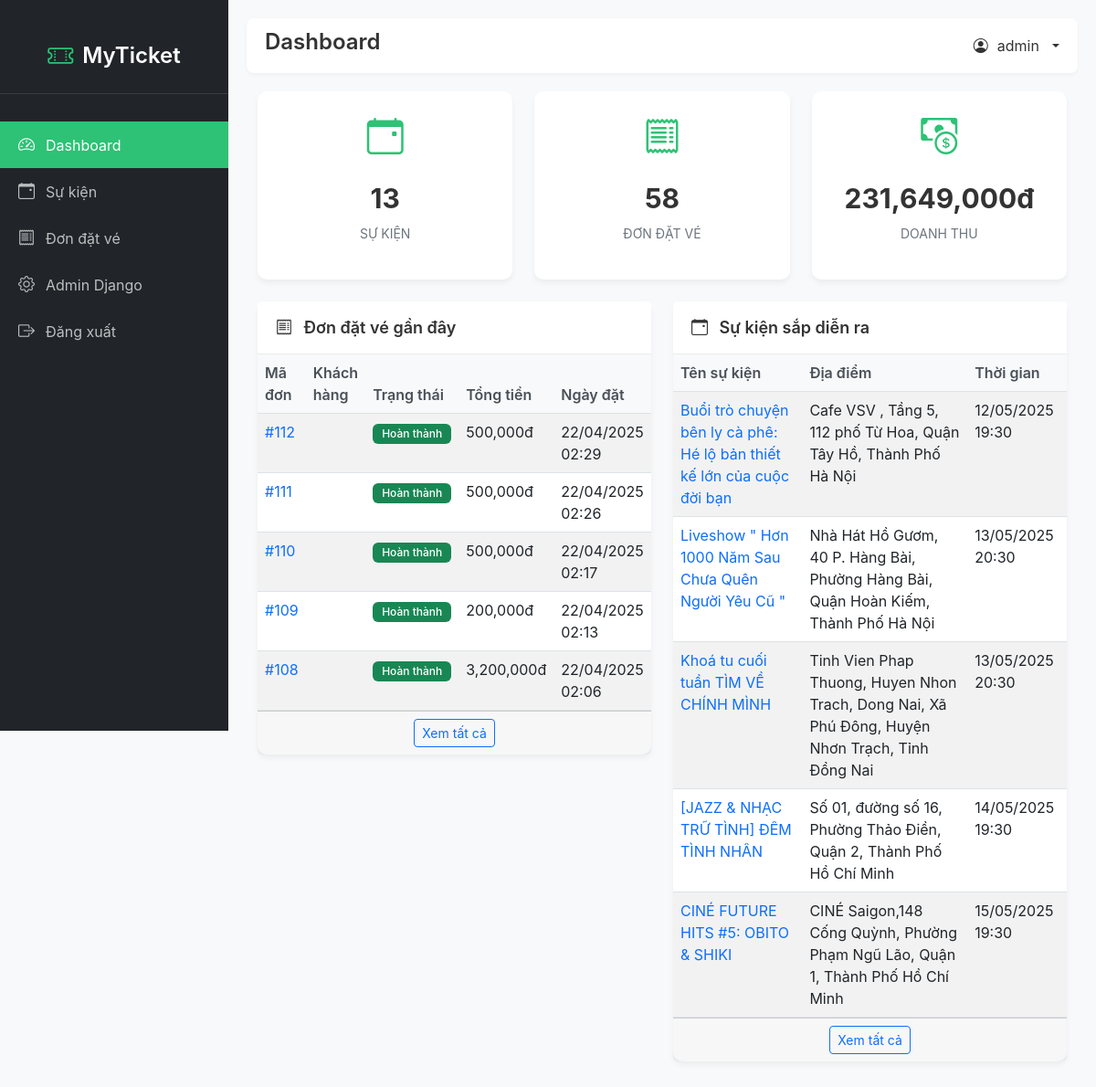
Before: /admin-custom/ (signed in) with the older database file.
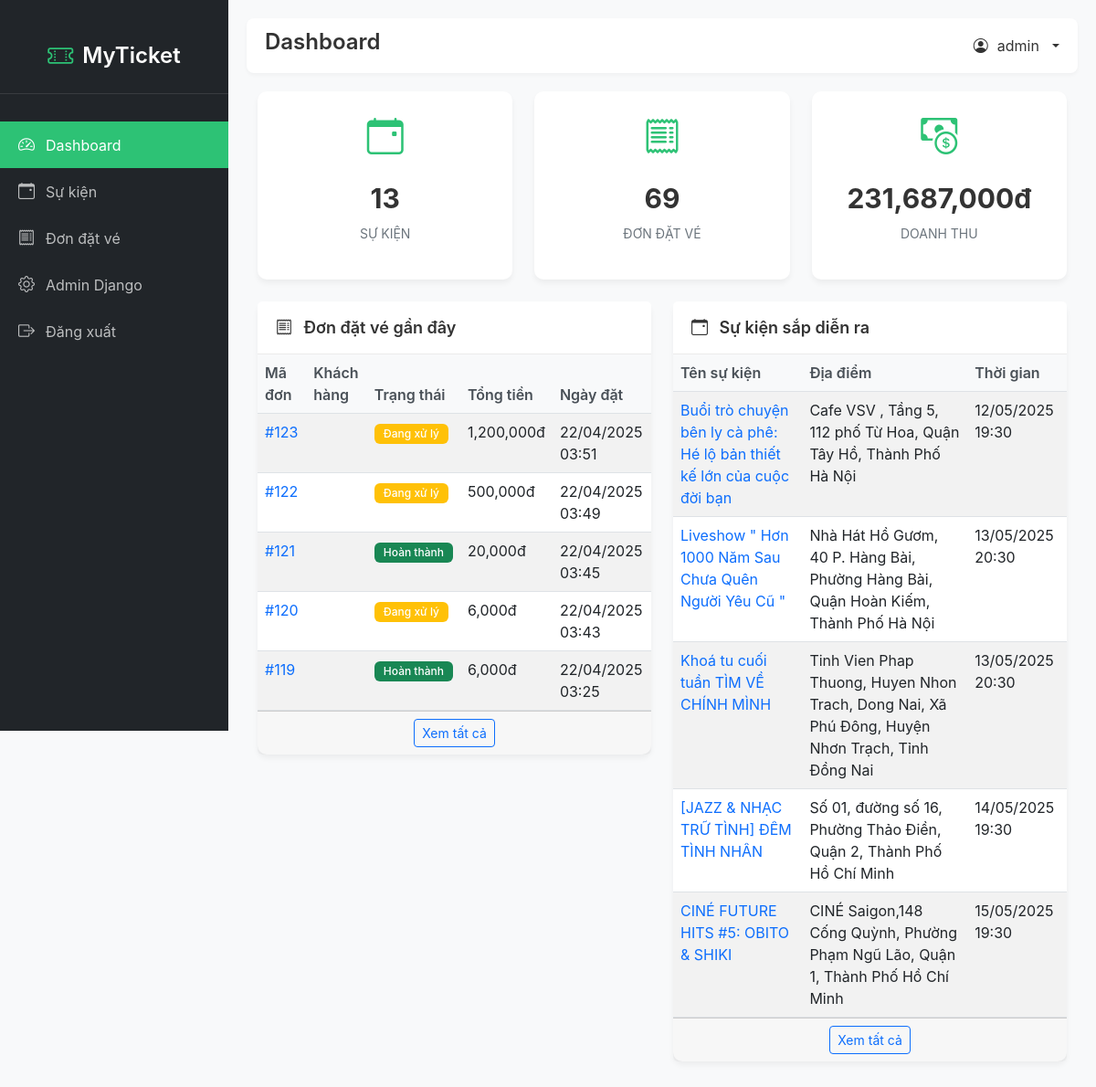
After: the same page with the newer database file.
### booking/models.py (models this page shows, shortened)
class Booking(models.Model):
    PAYMENT_STATUS_CHOICES = [
        ('Pending', 'Đang chờ thanh toán'),
        ('Paid', 'Đã thanh toán'),
        ('Failed', 'Thanh toán thất bại'),
        ('Cancelled', 'Đã hủy'),
    ]
    user = models.ForeignKey(User, on_delete=models.SET_NULL, null=True, blank=True, related_name='bookings')
    event = models.ForeignKey(Event, on_delete=models.CASCADE, related_name='booking_events', null=True, blank=True)
    session = models.ForeignKey(EventSession, on_delete=models.CASCADE, related_name='bookings', null=True, blank=True)
    ticket_type = models.ForeignKey(TicketType, on_delete=models.CASCADE, related_name='booking_tickets', null=True, blank=True)
    name = models.CharField(max_length=100, verbose_name="Họ tên")
    email = models.EmailField(verbose_name="Email")
    phone = models.CharField(max_length=15, verbose_name="Số điện thoại")
    quantity = models.PositiveIntegerField(default=1, verbose_name="Số lượng vé")
    booking_date = models.DateTimeField(auto_now_add=True)
    payment_status = models.CharField(max_length=20, default="Pending", choices=PAYMENT_STATUS_CHOICES)
    total_price = models.DecimalField(max_digits=12, decimal_places=0, default=0, verbose_name="Tổng tiền")
    order_id = models.CharField(max_length=100, blank=True, null=True, verbose_name="Mã đơn hàng")
    payment_method = models.CharField(max_length=50, blank=True, null=True, verbose_name="Phương thức thanh toán")
    payment_date = models.DateTimeField(blank=True, null=True, verbose_name="Thời gian thanh toán")
    cancelled_at = models.DateTimeField(blank=True, null=True, verbose_name="Thời gian hủy")
    refund_amount = models.DecimalField(max_digits=12, decimal_places=0, default=0, verbose_name="Số tiền hoàn lại")
    cancel_reason = models.TextField(blank=True, null=True, verbose_name="Lý do hủy")

### app/models.py (models this page shows, shortened)
class Event(models.Model):
    CATEGORY_CHOICES = [
        ('concert', 'Âm nhạc'),
        ('theater', 'Sân khấu & Nghệ Thuật'),
        ('sports', 'Thể thao'),
        ('conference', ''),
        ('other', 'Khác'),
    ]
    title = models.CharField(max_length=200, verbose_name="Tên sự kiện")
    description = models.TextField(verbose_name="Mô tả")
    category = models.CharField(max_length=20, choices=CATEGORY_CHOICES, default='other', verbose_name="Thể loại")
    location = models.CharField(max_length=200, verbose_name="Địa điểm")
    image = models.ImageField(upload_to='events/', blank=True, null=True, verbose_name="Ảnh sự kiện")
    organizer_name = models.CharField(max_length=200, blank=True, null=True, verbose_name="Tên nhà tổ chức")
    organizer_description = models.TextField(blank=True, null=True, verbose_name="Mô tả nhà tổ chức")
    organizer_logo = models.ImageField(upload_to='organizers/', blank=True, null=True, verbose_name="Logo nhà tổ chức")

class EventSession(models.Model):
    event = models.ForeignKey(Event, on_delete=models.CASCADE, related_name='sessions', verbose_name="Sự kiện")
    start_time = models.DateTimeField(verbose_name="Thời gian bắt đầu")
    end_time = models.DateTimeField(verbose_name="Thời gian kết thúc", null=True, blank=True)
    is_active = models.BooleanField(default=True, verbose_name="Đang hoạt động")
    class Meta:
        verbose_name = "Mốc thời gian"
        verbose_name_plural = "Mốc thời gian"
        ordering = ['start_time']

### admin_custom/views.py (the view)
# urls.py: path('', views.dashboard, name='dashboard'),
@login_required(login_url='/admin-custom/login/')
def dashboard(request):
    total_events = Event.objects.count()
    total_bookings = Booking.objects.count()
    total_revenue = Booking.objects.filter(payment_status='Paid').aggregate(Sum('total_price'))['total_price__sum'] or 0
    recent_bookings = Booking.objects.order_by('-booking_date')[:5]
    today = datetime.date.today()
    upcoming_events = Event.objects.filter(
        sessions__start_time__date__gte=today
    ).distinct().order_by('sessions__start_time')[:5]
    context = {
        'total_events': total_events,
        'total_bookings': total_bookings,
        'total_revenue': total_revenue,
        'recent_bookings': recent_bookings,
        'upcoming_events': upcoming_events,
    }
    return render(request, 'admin_custom/dashboard.html', context)

### admin_custom/templates/admin_custom/dashboard.html (shortened to what the changed rows need)
{% extends 'admin_custom/base.html' %}
{% load humanize %}
{% block page_title %}Dashboard{% endblock %}
{% block content %}
<div class="container-fluid">
    <div class="row mb-4">
        <div class="col-md-4">
            <div class="stat-card">
                <div class="stat-icon">
                    <i class="bi bi-receipt"></i>
                </div>
                <div class="stat-value">{{ total_bookings }}</div>
                <div class="stat-label">Đơn đặt vé</div>
            </div>
        </div>
        <div class="col-md-4">
            <div class="stat-card">
                <div class="stat-icon">
                    <i class="bi bi-cash-coin"></i>
                </div>
                <div class="stat-value">{{ total_revenue|floatformat:0|intcomma }}đ</div>
                <div class="stat-label">Doanh thu</div>
            </div>
        </div>
    </div>
    <div class="row">
        <div class="col-md-6">
            <div class="card mb-4">
                <div class="card-body p-0">
                    <div class="table-responsive">
                        <table class="table table-striped table-hover">
                            <thead>
                                <tr>
                                    <th>Mã đơn</th>
                                    <th>Khách hàng</th>
                                    <th>Trạng thái</th>
                                    <th>Tổng tiền</th>
                                    <th>Ngày đặt</th>
                                </tr>
                            </thead>
                            <tbody>
                                {% for booking in recent_bookings %}
                                <tr>
                                    <td>
                                        <a href="{% url 'admin_custom:booking_detail' booking.id %}" class="text-decoration-none">
                                            #{{ booking.id }}
                                        </a>
                                    </td>                                    <td>{{ booking.name }}</td>
                                    <td>
                                        {% if booking.payment_status == 'Paid' %}
                                            <span class="badge bg-success">Hoàn thành</span>
                                        {% elif booking.payment_status == 'Pending' %}
                                            <span class="badge bg-warning">Đang xử lý</span>
                                        {% elif booking.payment_status == 'Cancelled' %}
                                            <span class="badge bg-danger">Đã hủy</span>
                                        {% else %}
                                            <span class="badge bg-secondary">{{ booking.payment_status }}</span>
                                        {% endif %}
                                    </td>
                                    <td>{{ booking.total_price|floatformat:0|intcomma }}đ</td>
                                    <td>{{ booking.booking_date|date:"d/m/Y H:i" }}</td>
                                </tr>
                                {% empty %}
                                <tr>
                                    <td colspan="5" class="text-center py-3">Không có đơn đặt vé nào</td>
                                </tr>
                                {% endfor %}
                            </tbody>
                        </table>
                    </div>
                </div>
            </div>
        </div>
        <div class="col-md-6">
            <div class="card mb-4">
                <div class="card-body p-0">
                    <div class="table-responsive">
                        <table class="table table-striped table-hover">
                            <thead>
                                <tr>
                                    <th>Tên sự kiện</th>
                                    <th>Địa điểm</th>
                                    <th>Thời gian</th>
                                </tr>
                            </thead>
                            <tbody>
                                {% for event in upcoming_events %}
                                <tr>
                                    <td>
                                        <a href="{% url 'admin_custom:event_detail' event.id %}" class="text-decoration-none">
                                            {{ event.title }}
                                        </a>
                                    </td>
                                    <td>{{ event.location }}</td>
                                    <td>{{ event.sessions.first.start_time|date:"d/m/Y H:i" }}</td>
                                </tr>
                                {% empty %}
                                <tr>
                                    <td colspan="3" class="text-center py-3">Không có sự kiện nào sắp diễn ra</td>
                                </tr>
                                {% endfor %}
                            </tbody>
                        </table>
                    </div>
                </div>
            </div>
        </div>
    </div>
</div>
{% endblock %}

Changed rows visible on the page:
no longer on this page (row unchanged): Booking: id "112", payment_status "Hoàn thành", total_price "500,000", booking_date "22/04/2025 02:29"
no longer on this page (row unchanged): Booking: id "111", payment_status "Hoàn thành", total_price "500,000", booking_date "22/04/2025 02:26"
no longer on this page (row unchanged): Booking: id "110", payment_status "Hoàn thành", total_price "500,000", booking_date "22/04/2025 02:17"
no longer on this page (row unchanged): Booking: id "109", payment_status "Hoàn thành", total_price "200,000", booking_date "22/04/2025 02:13"
no longer on this page (row unchanged): Booking: id "108", payment_status "Hoàn thành", total_price "3,200,000", booking_date "22/04/2025 02:06"
added Booking: id "123", payment_status "Đang xử lý", total_price "1,200,000", booking_date "22/04/2025 03:51"
added Booking: id "122", payment_status "Đang xử lý", total_price "500,000", booking_date "22/04/2025 03:49"
added Booking: id "121", payment_status "Hoàn thành", total_price "20,000", booking_date "22/04/2025 03:45"
added Booking: id "120", payment_status "Đang xử lý", total_price "6,000", booking_date "22/04/2025 03:43"
added Booking: id "119", payment_status "Hoàn thành", total_price "6,000", booking_date "22/04/2025 03:25"
Other visible differences:
{{ total_bookings }}: "58" → "69"
{{ total_revenue|floatformat:0|intcomma }}: "231,649,000" → "231,687,000"
